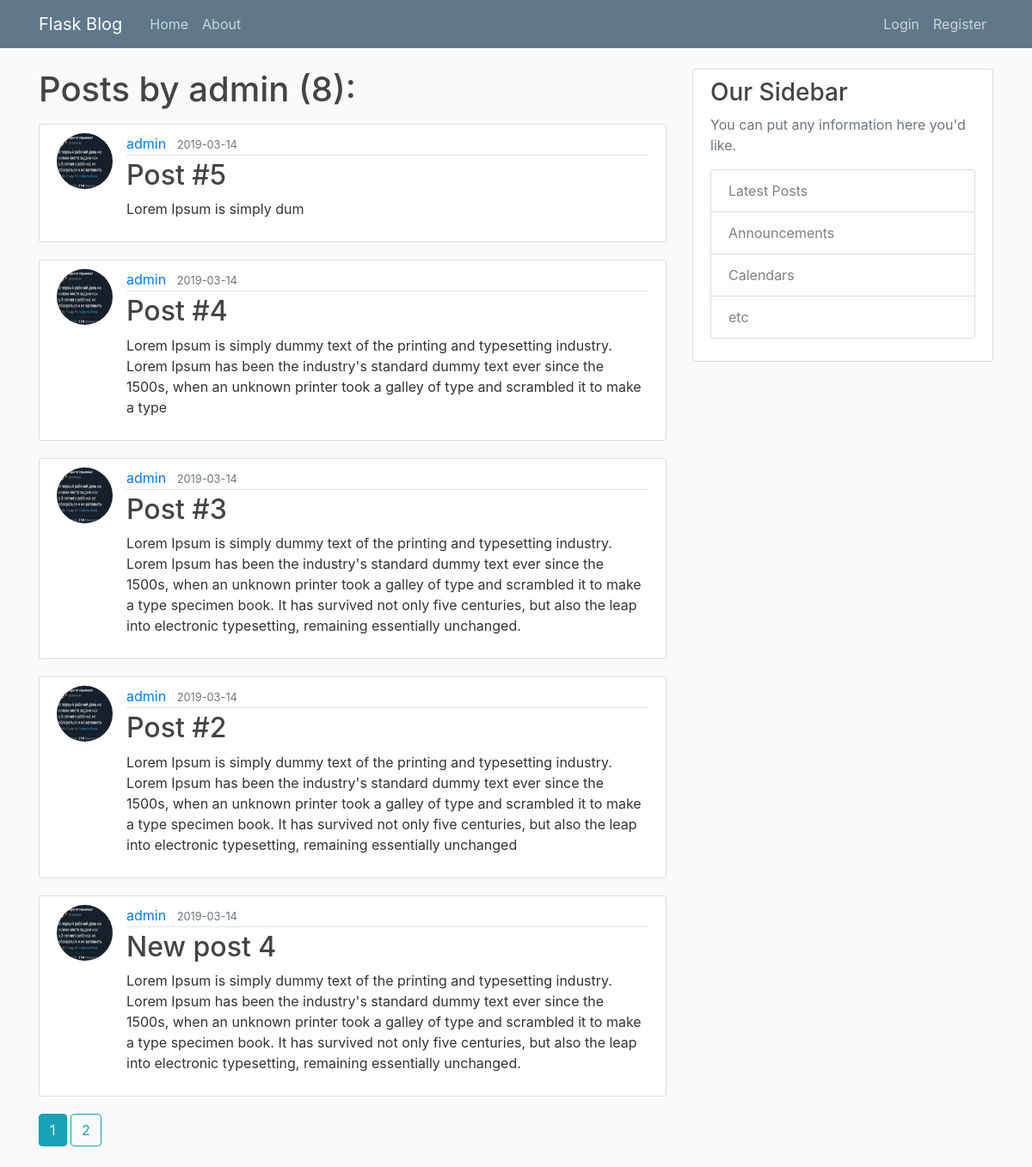
The app's page /user/admin, older data.
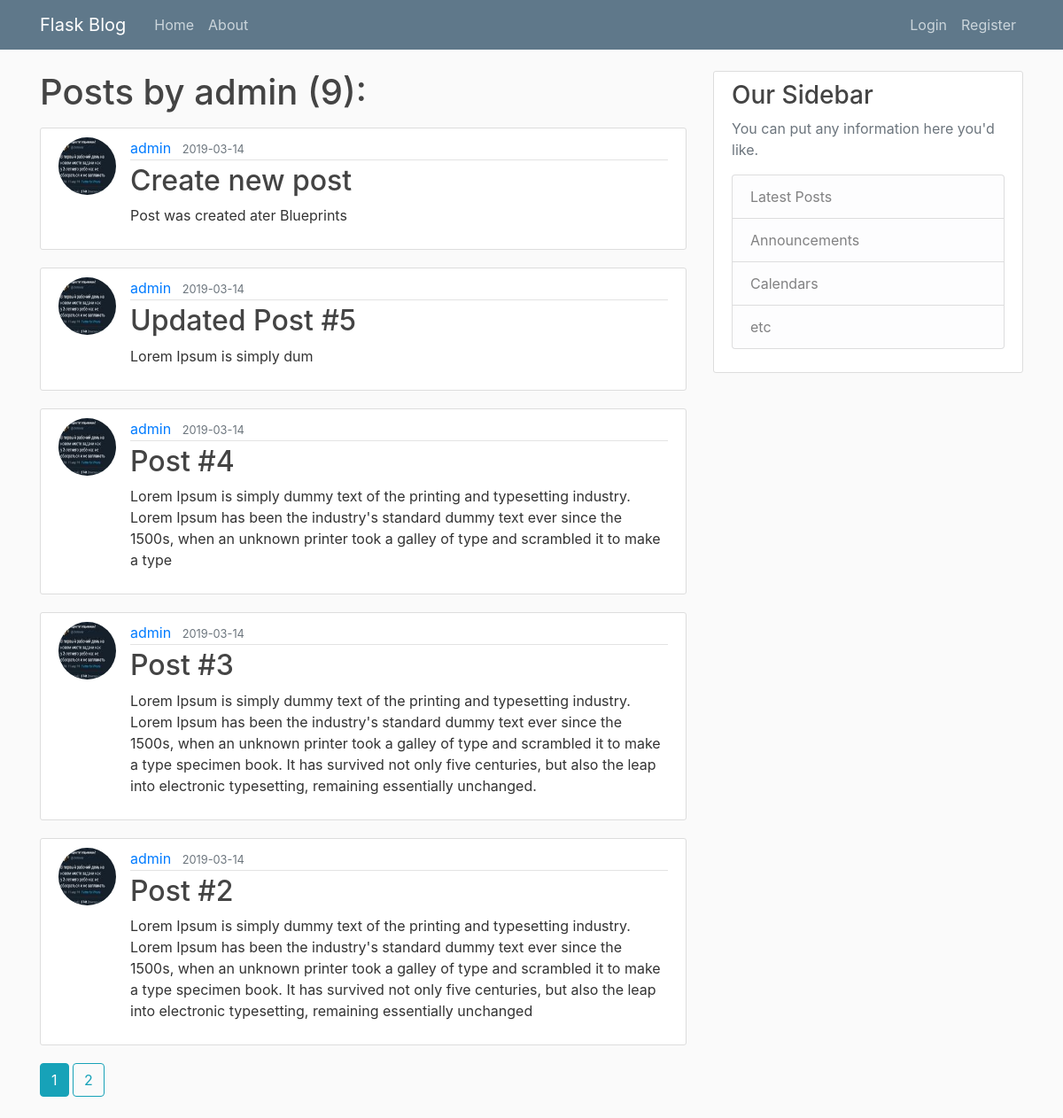
The same page, newer data.
### flaskblog/models.py (models this page shows, shortened)
class Post(db.Model):
    id = db.Column(db.Integer, primary_key=True)
    title = db.Column(db.String(100), nullable=False)
    date_posted = db.Column(db.DateTime, nullable=False, default=datetime.utcnow)
    content = db.Column(db.Text, nullable=False)
    user_id = db.Column(db.Integer, db.ForeignKey('user.id'), nullable=False)

class User(db.Model, UserMixin):
    id = db.Column(db.Integer, primary_key=True)
    username = db.Column(db.String(20), unique=True, nullable=False)
    email = db.Column(db.String(120), unique=True, nullable=False)
    image_file = db.Column(db.String(20), nullable=False, default='default.jpg')
    password = db.Column(db.String(60), nullable=False)
    posts = db.relationship('Post', backref='author', lazy=True)

### flaskblog/users/routes.py (the view)
@users.route('/user/<string:username>')
def user_posts(username):
	page = request.args.get('page', 1, type = int)
	user = User.query.filter_by(username=username).first_or_404()
	posts = Post.query.filter_by(author=user).order_by(Post.date_posted.desc()).paginate(page = page, per_page = 5)
	return render_template('user_posts.html', posts = posts, user = user)

### flaskblog/templates/user_posts.html
{% extends 'layout.html' %}
{% block content %}
	<h1 class = 'mb-3'>Posts by {{ user.username }} ({{ posts.total }}):</h1>
	{% for post in posts.items %}
		<article class="media content-section">
		  <img class = 'rounded-circle article-img' src="{{ url_for('static', filename = 'profile_pics/' + post.author.image_file) }}">
		  <div class="media-body">
		    <div class="article-metadata">
		      <a class="mr-2" href="{{ url_for('users.user_posts', username=post.author.username) }}">{{ post.author.username }}</a>
		      <small class="text-muted">{{ post.date_posted.strftime('%Y-%m-%d') }}</small>
		    </div>
		    <h2><a class="article-title" href="{{ url_for('posts.post', post_id=post.id) }}">{{ post.title }}</a></h2>
		    <p class="article-content">{{ post.content }}</p>
		  </div>
		</article>
	{% endfor %}
	{% for page_num in posts.iter_pages(left_edge=1, right_edge=1, left_current=1, right_current=2) %}
      {% if page_num %}
        {% if posts.page == page_num %}
          <a class="btn btn-info mb-4" href="{{ url_for('users.user_posts', username=user.username, page=page_num) }}">{{ page_num }}</a>
        {% else %}
          <a class="btn btn-outline-info mb-4" href="{{ url_for('users.user_posts', username=user.username, page=page_num) }}">{{ page_num }}</a>
        {% endif %}
      {% else %}
        ...
      {% endif %}
	{% endfor %}
{% endblock %}

Row changes from the older to the newer data that the page shows:
no longer on this page (row unchanged): Post: image_file (picture), author.username "admin", date_posted "2019-03-14", title "New post 4", content "Lorem Ipsum is simply dummy text of the printing and typesetting industry. Lorem Ipsum has been the industry's standard dummy text ever since the 1500s, when an unknown printer took a galley of type and scrambled it to make a type specimen book. It has survived not only five centuries, but also the leap into electronic typesetting, remaining essentially unchanged."
added Post: image_file (picture), author.username "admin", date_posted "2019-03-14", title "Create new post", content "Post was created ater Blueprints"
changed Post "Lorem Ipsum is simply dum": title "Post #5" → "Updated Post #5"
Text that changed along with them:
{{ posts.total }}: "8" → "9"
